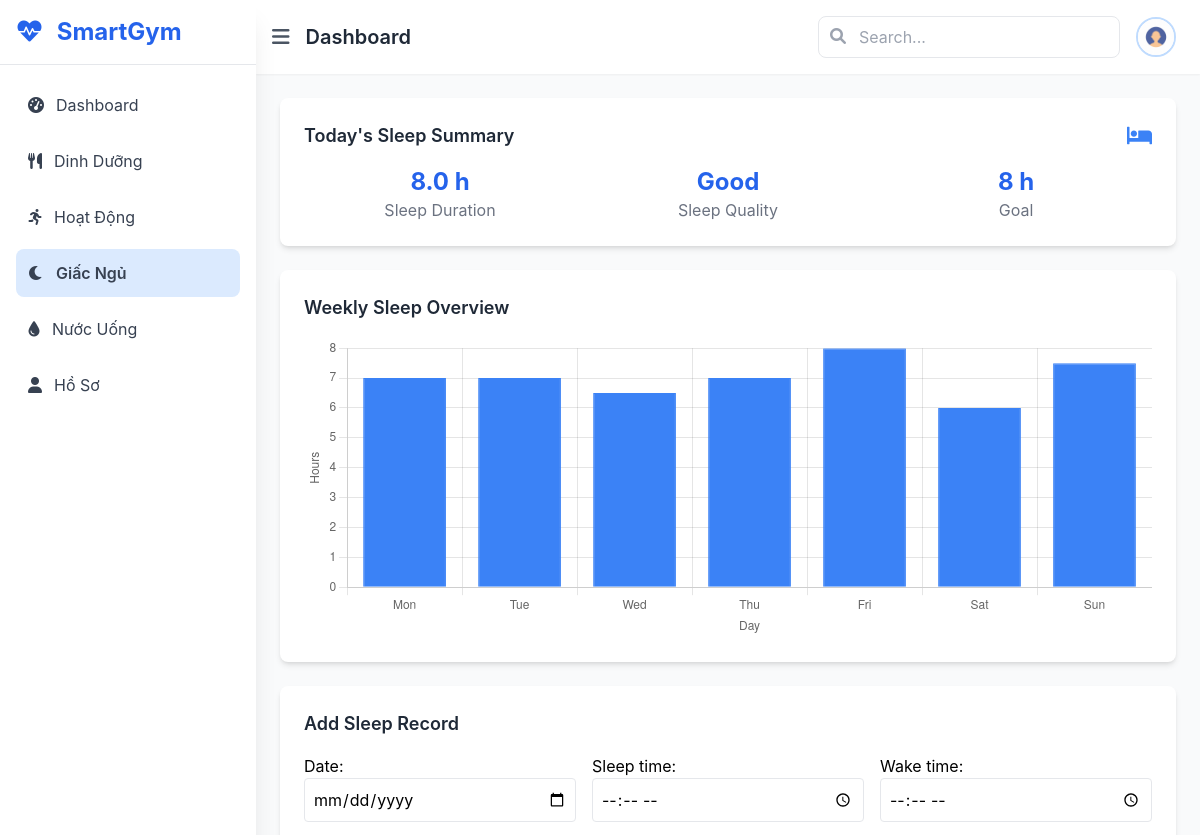
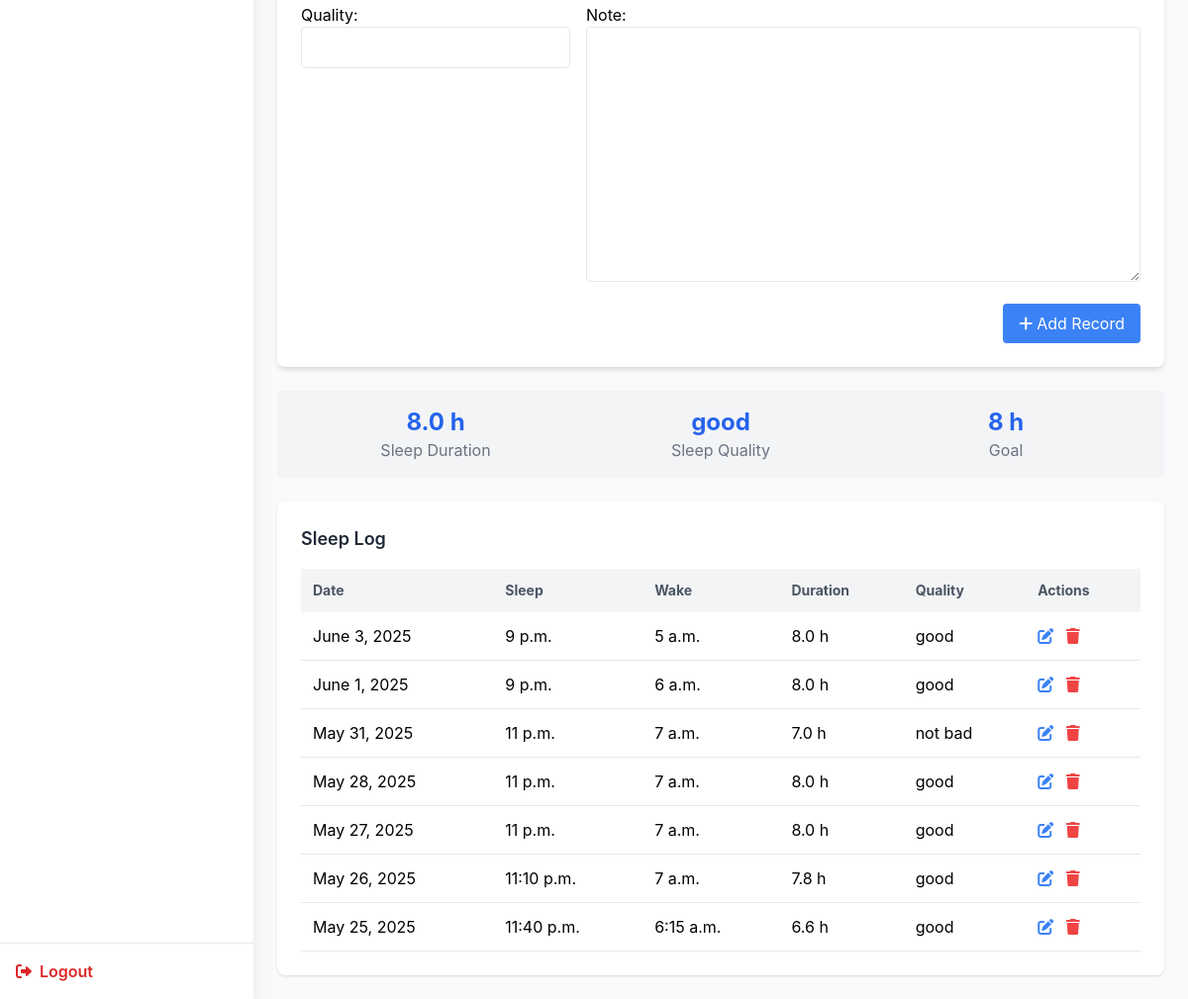
Screenshot of /sleep/ (signed in) with the database file from the repository (2 pictures, top to bottom).
### sleep/models.py (models this page shows, shortened)
class SleepRecord(models.Model):
    user = models.ForeignKey(settings.AUTH_USER_MODEL, on_delete=models.CASCADE)
    date = models.DateField()  # Người dùng chọn ngày ngủ
    sleep_time = models.TimeField()
    wake_time = models.TimeField()
    duration_hours = models.FloatField()
    quality = models.CharField(max_length=20)
    note = models.TextField(blank=True)

### main/views.py (the view, shortened to what this page needs)
# urls.py: path('sleep/', views.sleep, name='sleep'),
@login_required
def sleep(request):
    user = request.user
    today = date.today()
    today_record = SleepRecord.objects.filter(user=user, date=today).first()
    form = SleepRecordForm(request.POST or None)
    week_data = SleepRecord.objects.filter(user=user).order_by('-date')[:7]
    avg_duration = week_data.aggregate(avg=Avg('duration_hours'))['avg'] or 0
    return render(request, 'main/sleep.html', {
        'form': form,
        'today_record': today_record,
        'sleep_logs': week_data,
        'avg_duration': round(avg_duration, 1)
    })

### sleep/forms.py
class SleepRecordForm(forms.ModelForm):
    class Meta:
        model = SleepRecord
        fields = ['date', 'sleep_time', 'wake_time', 'quality', 'note']
        widgets = {
            'date': forms.DateInput(attrs={'type': 'date'}),
            'sleep_time': forms.TimeInput(attrs={'type': 'time'}),
            'wake_time': forms.TimeInput(attrs={'type': 'time'}),
        }

### main/templatetags/form_filters.py (called while the page is built)
@register.filter(name='add_class')
def add_class(field, css_class):
    try:
        return field.as_widget(attrs={"class": css_class})
    except AttributeError:
        return field  # fallback nếu field không có .as_widget

### main/templates/main/sleep.html (shortened to what this page needs)
{% extends 'main/base.html' %}
{% load form_filters %}
{% block content %}
<div class="card bg-white p-6 rounded-lg shadow-md mb-6">
    <div class="flex justify-between items-center mb-4">
        <h3 class="text-lg font-semibold text-gray-800">Today's Sleep Summary</h3>
        <i class="fas fa-bed text-blue-500 text-xl"></i>
    </div>
    <div class="grid grid-cols-1 md:grid-cols-3 gap-4 text-center">
        <div>
            {% if today_record %}
                <p class="text-2xl font-bold text-blue-600">{{ today_record.duration_hours|floatformat:1 }} h</p>
            {% else %}
                <p class="text-2xl font-bold text-gray-500">No data</p>
            {% endif %}
            <p class="text-gray-500">Sleep Duration</p>
        </div>
        <div>
            <p class="text-2xl font-bold text-blue-600">Good</p>
            <p class="text-gray-500">Sleep Quality</p>
        </div>
        <div>
            <p class="text-2xl font-bold text-blue-600">8 h</p>
            <p class="text-gray-500">Goal</p>
        </div>
    </div>
</div>
<div class="bg-white p-6 rounded-lg shadow-md mb-6">
    <h3 class="text-lg font-semibold text-gray-800 mb-4">Weekly Sleep Overview</h3>
    <div class="chart-container">
        <canvas id="sleepChart"></canvas>
    </div>
</div>
<div class="bg-white p-6 rounded-lg shadow-md mb-6">
    <h3 class="text-lg font-semibold text-gray-800 mb-4">Add Sleep Record</h3>
    <form method="POST" action="" class="grid grid-cols-1 md:grid-cols-3 gap-4">
        <div>
            {{ form.date.label_tag }}
            {{ form.date|add_class:"w-full p-2 border rounded" }}
        </div>
        <div>
            {{ form.sleep_time.label_tag }}
            {{ form.sleep_time|add_class:"w-full p-2 border rounded" }}
        </div>
        <div>
            {{ form.wake_time.label_tag }}
            {{ form.wake_time|add_class:"w-full p-2 border rounded" }}
        </div>
        <div>
            {{ form.quality.label_tag }}
            {{ form.quality|add_class:"w-full p-2 border rounded" }}
        </div>
        <div class="md:col-span-2">
            {{ form.note.label_tag }}
            {{ form.note|add_class:"w-full p-2 border rounded" }}
        </div>
        <div class="md:col-span-3 flex justify-end">
            <button type="submit" class="bg-blue-500 text-white px-4 py-2 rounded hover:bg-blue-600">
                <i class="fas fa-plus mr-1"></i>Add Record
            </button>
        </div>
    </form>
</div>
{% if today_record %}
<div class="grid grid-cols-1 md:grid-cols-3 text-center bg-gray-100 p-4 rounded mb-6">
    <div>
        <p class="text-2xl font-bold text-blue-600">{{ today_record.duration_hours|floatformat:1 }} h</p>
        <p class="text-gray-500">Sleep Duration</p>
    </div>
    <div>
        <p class="text-2xl font-bold text-blue-600">{{ today_record.quality }}</p>
        <p class="text-gray-500">Sleep Quality</p>
    </div>
    <div>
        <p class="text-2xl font-bold text-blue-600">8 h</p>
        <p class="text-gray-500">Goal</p>
    </div>
</div>
{% endif %}
<div class="bg-white p-6 rounded-lg shadow">
    <h3 class="text-lg font-semibold mb-4 text-gray-800">Sleep Log</h3>
    <div class="overflow-x-auto">
        <table class="w-full text-left">
            <thead class="bg-gray-100 text-sm text-gray-600">
                <tr>
                    <th class="p-3">Date</th>
                    <th class="p-3">Sleep</th>
                    <th class="p-3">Wake</th>
                    <th class="p-3">Duration</th>
                    <th class="p-3">Quality</th>
                    <th class="p-3">Actions</th>
                </tr>
            </thead>
            <tbody>
                {% for record in sleep_logs %}
                <tr class="border-b">
                    <td class="p-3">{{ record.date }}</td>
                    <td class="p-3">{{ record.sleep_time }}</td>
                    <td class="p-3">{{ record.wake_time }}</td>
                    <td class="p-3">{{ record.duration_hours|floatformat:1 }} h</td>
                    <td class="p-3">{{ record.quality }}</td>
                    <td class="p-3">
                        <a href="{% url 'edit_sleep' record.id %}" class="text-blue-500 hover:text-blue-700 mr-2"><i class="fas fa-edit"></i></a>
                        <a href="{% url 'delete_sleep' record.id %}" class="text-red-500 hover:text-red-700"><i class="fas fa-trash"></i></a>
                    </td>
                </tr>
                {% empty %}
                <tr><td colspan="6" class="p-3 text-gray-500">No records found.</td></tr>
                {% endfor %}
            </tbody>
        </table>
    </div>
</div>
<script>
    const ctx = document.getElementById('sleepChart').getContext('2d');
    new Chart(ctx, {
        type: 'bar',
        data: {
            labels: ['Mon', 'Tue', 'Wed', 'Thu', 'Fri', 'Sat', 'Sun'],
            datasets: [{
                label: 'Sleep Duration (hours)',
                data: [7, 7, 6.5, 7, 8, 6, 7.5],
                backgroundColor: 'rgb(59, 130, 246)',
                borderColor: 'rgb(59, 130, 246)',
                borderWidth: 1
            }]
        },
        options: {
            responsive: true,
            maintainAspectRatio: false,
            scales: {
                y: {
                    beginAtZero: true,
                    title: {
                        display: true,
                        text: 'Hours'
                    }
                },
                x: {
                    title: {
                        display: true,
                        text: 'Day'
                    }
                }
            },
            plugins: {
                legend: {
                    display: false
                }
            }
        }
    });
</script>
{% endblock %}

### main/static/css/styles.css (style rules this page uses)
body { font-family: "Inter", sans-serif; }
.card { transition: transform 0.3s ease, box-shadow 0.3s ease; }
.chart-container { position: relative; height: 300px; }

### rows the page displays
SleepRecord: duration_hours "8.0", quality "good", date "June 3, 2025", sleep_time "9 p.m.", wake_time "5 a.m."
SleepRecord: date "June 1, 2025", sleep_time "9 p.m.", wake_time "6 a.m.", duration_hours "8.0", quality "good"
SleepRecord: date "May 31, 2025", sleep_time "11 p.m.", wake_time "7 a.m.", duration_hours "7.0", quality "not bad"
SleepRecord: date "May 28, 2025", sleep_time "11 p.m.", wake_time "7 a.m.", duration_hours "8.0", quality "good"
SleepRecord: date "May 27, 2025", sleep_time "11 p.m.", wake_time "7 a.m.", duration_hours "8.0", quality "good"
SleepRecord: date "May 26, 2025", sleep_time "11:10 p.m.", wake_time "7 a.m.", duration_hours "7.8", quality "good"
SleepRecord: date "May 25, 2025", sleep_time "11:40 p.m.", wake_time "6:15 a.m.", duration_hours "6.6", quality "good"
